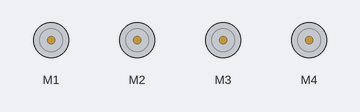
Bench run of a sketch on a simulated Arduino Uno, built with avr-gcc and run on an emulated ATmega328P. Parts: 4 × DC motor (green arrow = forward, orange = backward, longer = faster).

Above: at 0.1 s.
At 5.1 s:
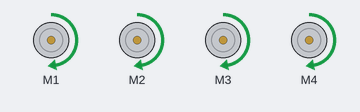
At 14.1 s:
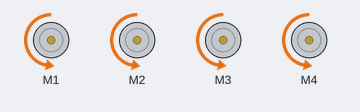
At 20.1 s:
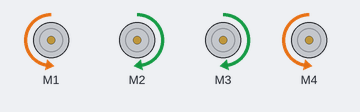
At 36.1 s:
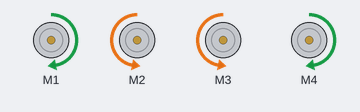
Timing chart, 0 to 40.0 s (numbered marks = the images above):
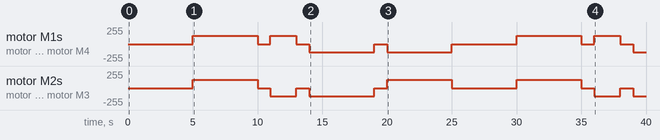

Measured:
- by itself, motor M1, motor M4: stopped → forward 127/255 at 5.0 s, → stopped 5.0 s later, → forward 127/255 1.0 s later, → stopped 2.0 s later, … (13 changes in this stretch)
- by itself, motor M2, motor M3: stopped → forward 127/255 at 5.0 s, → stopped 5.0 s later, → backward 127/255 1.0 s later, → stopped 2.0 s later, … (13 changes in this stretch)

The sketch:

project39.ino
```cpp
// Project 39 - Building and controlling a robot vehicle

#include <AFMotor.h>

AF_DCMotor motor1(1); // set-up instances of each motor
AF_DCMotor motor2(2);
AF_DCMotor motor3(3);
AF_DCMotor motor4(4);

void goForward(int speed, int duration)
{
  motor1.setSpeed(speed);
  motor2.setSpeed(speed);
  motor3.setSpeed(speed);
  motor4.setSpeed(speed);
  motor1.run(FORWARD);
  motor2.run(FORWARD);
  motor3.run(FORWARD);
  motor4.run(FORWARD);
  delay(duration);
  motor1.run(RELEASE);
  motor2.run(RELEASE);
  motor3.run(RELEASE);
  motor4.run(RELEASE);
}

void goBackward(int speed, int duration)
{
  motor1.setSpeed(speed);
  motor2.setSpeed(speed);
  motor3.setSpeed(speed);
  motor4.setSpeed(speed);
  motor1.run(BACKWARD);
  motor2.run(BACKWARD);
  motor3.run(BACKWARD);
  motor4.run(BACKWARD);
  delay(duration);
  motor1.run(RELEASE);
  motor2.run(RELEASE);
  motor3.run(RELEASE);
  motor4.run(RELEASE);
}

void rotateLeft(int speed, int duration)
{
  motor1.setSpeed(speed);
  motor2.setSpeed(speed);
  motor3.setSpeed(speed);
  motor4.setSpeed(speed);
  motor1.run(FORWARD);
  motor2.run(BACKWARD);
  motor3.run(BACKWARD);
  motor4.run(FORWARD);
  delay(duration);
  motor1.run(RELEASE);
  motor2.run(RELEASE);
  motor3.run(RELEASE);
  motor4.run(RELEASE);
}

void rotateRight(int speed, int duration)
{
  motor1.setSpeed(speed);
  motor2.setSpeed(speed);
  motor3.setSpeed(speed);
  motor4.setSpeed(speed);
  motor1.run(BACKWARD);
  motor2.run(FORWARD);
  motor3.run(FORWARD);
  motor4.run(BACKWARD);
  delay(duration);
  motor1.run(RELEASE);
  motor2.run(RELEASE);
  motor3.run(RELEASE);
  motor4.run(RELEASE);
}

void setup()
{
  delay(5000);
}

void loop()
{
  goForward(127,5000);
  delay(1000);
  rotateLeft(127,2000);
  delay(1000);
  goBackward(127,5000);
  delay(1000);
  rotateRight(127,5000);
  delay(5000);
}
```
